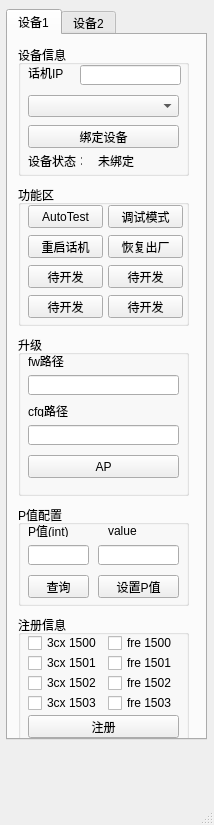
<?xml version="1.0" encoding="UTF-8"?>
<ui version="4.0">
 <class>MainWindow</class>
 <widget class="QMainWindow" name="MainWindow">
  <property name="geometry">
   <rect>
    <x>0</x>
    <y>0</y>
    <width>214</width>
    <height>825</height>
   </rect>
  </property>
  <property name="windowTitle">
   <string>MainWindow</string>
  </property>
  <widget class="QWidget" name="centralwidget">
   <widget class="QTabWidget" name="tabWidget">
    <property name="geometry">
     <rect>
      <x>6</x>
      <y>9</y>
      <width>201</width>
      <height>731</height>
     </rect>
    </property>
    <property name="currentIndex">
     <number>0</number>
    </property>
    <widget class="QWidget" name="tab">
     <attribute name="title">
      <string>设备1</string>
     </attribute>
     <widget class="QGroupBox" name="groupBox_2">
      <property name="geometry">
       <rect>
        <x>10</x>
        <y>10</y>
        <width>171</width>
        <height>131</height>
       </rect>
      </property>
      <property name="title">
       <string>设备信息</string>
      </property>
      <widget class="QLineEdit" name="D1_text_ip">
       <property name="geometry">
        <rect>
         <x>62</x>
         <y>20</y>
         <width>101</width>
         <height>20</height>
        </rect>
       </property>
      </widget>
      <widget class="QLabel" name="label">
       <property name="geometry">
        <rect>
         <x>10</x>
         <y>20</y>
         <width>41</width>
         <height>16</height>
        </rect>
       </property>
       <property name="text">
        <string>话机IP</string>
       </property>
      </widget>
      <widget class="QPushButton" name="D1_btn_band">
       <property name="geometry">
        <rect>
         <x>10</x>
         <y>80</y>
         <width>151</width>
         <height>23</height>
        </rect>
       </property>
       <property name="text">
        <string>绑定设备</string>
       </property>
      </widget>
      <widget class="QLabel" name="D1_lab_state">
       <property name="geometry">
        <rect>
         <x>10</x>
         <y>110</y>
         <width>54</width>
         <height>12</height>
        </rect>
       </property>
       <property name="text">
        <string>设备状态：</string>
       </property>
      </widget>
      <widget class="QLabel" name="D1_lab_online">
       <property name="geometry">
        <rect>
         <x>80</x>
         <y>110</y>
         <width>54</width>
         <height>12</height>
        </rect>
       </property>
       <property name="text">
        <string>未绑定</string>
       </property>
      </widget>
      <widget class="QComboBox" name="D1_box_password">
       <property name="geometry">
        <rect>
         <x>10</x>
         <y>50</y>
         <width>151</width>
         <height>22</height>
        </rect>
       </property>
      </widget>
     </widget>
     <widget class="QGroupBox" name="groupBox_3">
      <property name="geometry">
       <rect>
        <x>10</x>
        <y>150</y>
        <width>171</width>
        <height>141</height>
       </rect>
      </property>
      <property name="title">
       <string>功能区</string>
      </property>
      <widget class="QPushButton" name="D1_btn_autotest">
       <property name="geometry">
        <rect>
         <x>10</x>
         <y>20</y>
         <width>75</width>
         <height>23</height>
        </rect>
       </property>
       <property name="text">
        <string>AutoTest</string>
       </property>
      </widget>
      <widget class="QPushButton" name="D1_btn_telnet">
       <property name="geometry">
        <rect>
         <x>90</x>
         <y>20</y>
         <width>75</width>
         <height>23</height>
        </rect>
       </property>
       <property name="text">
        <string>调试模式</string>
       </property>
      </widget>
      <widget class="QPushButton" name="D1_btn_reboot">
       <property name="geometry">
        <rect>
         <x>10</x>
         <y>50</y>
         <width>75</width>
         <height>23</height>
        </rect>
       </property>
       <property name="text">
        <string>重启话机</string>
       </property>
      </widget>
      <widget class="QPushButton" name="D1_btn_factory">
       <property name="geometry">
        <rect>
         <x>90</x>
         <y>50</y>
         <width>75</width>
         <height>23</height>
        </rect>
       </property>
       <property name="text">
        <string>恢复出厂</string>
       </property>
      </widget>
      <widget class="QPushButton" name="pushButton">
       <property name="geometry">
        <rect>
         <x>10</x>
         <y>80</y>
         <width>75</width>
         <height>23</height>
        </rect>
       </property>
       <property name="text">
        <string>待开发</string>
       </property>
      </widget>
      <widget class="QPushButton" name="pushButton_2">
       <property name="geometry">
        <rect>
         <x>10</x>
         <y>110</y>
         <width>75</width>
         <height>23</height>
        </rect>
       </property>
       <property name="text">
        <string>待开发</string>
       </property>
      </widget>
      <widget class="QPushButton" name="pushButton_3">
       <property name="geometry">
        <rect>
         <x>90</x>
         <y>80</y>
         <width>75</width>
         <height>23</height>
        </rect>
       </property>
       <property name="text">
        <string>待开发</string>
       </property>
      </widget>
      <widget class="QPushButton" name="pushButton_4">
       <property name="geometry">
        <rect>
         <x>90</x>
         <y>110</y>
         <width>75</width>
         <height>23</height>
        </rect>
       </property>
       <property name="text">
        <string>待开发</string>
       </property>
      </widget>
     </widget>
     <widget class="QGroupBox" name="groupBox">
      <property name="geometry">
       <rect>
        <x>10</x>
        <y>300</y>
        <width>171</width>
        <height>161</height>
       </rect>
      </property>
      <property name="title">
       <string>升级</string>
      </property>
      <widget class="QLineEdit" name="D1_text_fw">
       <property name="geometry">
        <rect>
         <x>10</x>
         <y>40</y>
         <width>151</width>
         <height>20</height>
        </rect>
       </property>
      </widget>
      <widget class="QPushButton" name="D1_btn_ap">
       <property name="geometry">
        <rect>
         <x>10</x>
         <y>120</y>
         <width>151</width>
         <height>23</height>
        </rect>
       </property>
       <property name="text">
        <string>AP</string>
       </property>
      </widget>
      <widget class="QLineEdit" name="D1_text_cfg">
       <property name="geometry">
        <rect>
         <x>10</x>
         <y>90</y>
         <width>151</width>
         <height>20</height>
        </rect>
       </property>
      </widget>
      <widget class="QLabel" name="label_4">
       <property name="geometry">
        <rect>
         <x>10</x>
         <y>20</y>
         <width>54</width>
         <height>12</height>
        </rect>
       </property>
       <property name="text">
        <string>fw路径</string>
       </property>
      </widget>
      <widget class="QLabel" name="label_5">
       <property name="geometry">
        <rect>
         <x>10</x>
         <y>70</y>
         <width>54</width>
         <height>12</height>
        </rect>
       </property>
       <property name="frameShape">
        <enum>QFrame::NoFrame</enum>
       </property>
       <property name="text">
        <string>cfg路径</string>
       </property>
      </widget>
     </widget>
     <widget class="QGroupBox" name="groupBox_4">
      <property name="geometry">
       <rect>
        <x>10</x>
        <y>580</y>
        <width>171</width>
        <height>131</height>
       </rect>
      </property>
      <property name="title">
       <string>注册信息</string>
      </property>
      <widget class="QCheckBox" name="D1_check_3cx0">
       <property name="geometry">
        <rect>
         <x>10</x>
         <y>20</y>
         <width>71</width>
         <height>16</height>
        </rect>
       </property>
       <property name="text">
        <string>3cx 1500</string>
       </property>
      </widget>
      <widget class="QCheckBox" name="D1_check_3cx1">
       <property name="geometry">
        <rect>
         <x>10</x>
         <y>40</y>
         <width>71</width>
         <height>16</height>
        </rect>
       </property>
       <property name="text">
        <string>3cx 1501</string>
       </property>
      </widget>
      <widget class="QCheckBox" name="D1_check_3cx2">
       <property name="geometry">
        <rect>
         <x>10</x>
         <y>60</y>
         <width>71</width>
         <height>16</height>
        </rect>
       </property>
       <property name="text">
        <string>3cx 1502</string>
       </property>
      </widget>
      <widget class="QCheckBox" name="D1_check_3cx3">
       <property name="geometry">
        <rect>
         <x>10</x>
         <y>80</y>
         <width>71</width>
         <height>16</height>
        </rect>
       </property>
       <property name="text">
        <string>3cx 1503</string>
       </property>
      </widget>
      <widget class="QCheckBox" name="D1_check_fre1">
       <property name="geometry">
        <rect>
         <x>90</x>
         <y>40</y>
         <width>71</width>
         <height>16</height>
        </rect>
       </property>
       <property name="text">
        <string>fre 1501</string>
       </property>
      </widget>
      <widget class="QCheckBox" name="D1_check_fre0">
       <property name="geometry">
        <rect>
         <x>90</x>
         <y>20</y>
         <width>71</width>
         <height>16</height>
        </rect>
       </property>
       <property name="text">
        <string>fre 1500</string>
       </property>
      </widget>
      <widget class="QCheckBox" name="D1_check_fre3">
       <property name="geometry">
        <rect>
         <x>90</x>
         <y>80</y>
         <width>71</width>
         <height>16</height>
        </rect>
       </property>
       <property name="text">
        <string>fre 1503</string>
       </property>
      </widget>
      <widget class="QCheckBox" name="D1_check_fre2">
       <property name="geometry">
        <rect>
         <x>90</x>
         <y>60</y>
         <width>71</width>
         <height>16</height>
        </rect>
       </property>
       <property name="text">
        <string>fre 1502</string>
       </property>
      </widget>
      <widget class="QPushButton" name="D1_btn_register">
       <property name="geometry">
        <rect>
         <x>10</x>
         <y>100</y>
         <width>151</width>
         <height>23</height>
        </rect>
       </property>
       <property name="text">
        <string>注册</string>
       </property>
      </widget>
     </widget>
     <widget class="QGroupBox" name="groupBox_9">
      <property name="geometry">
       <rect>
        <x>10</x>
        <y>470</y>
        <width>171</width>
        <height>101</height>
       </rect>
      </property>
      <property name="title">
       <string>P值配置</string>
      </property>
      <widget class="QLabel" name="label_2">
       <property name="geometry">
        <rect>
         <x>10</x>
         <y>20</y>
         <width>54</width>
         <height>12</height>
        </rect>
       </property>
       <property name="text">
        <string>P值(int)</string>
       </property>
      </widget>
      <widget class="QLabel" name="label_3">
       <property name="geometry">
        <rect>
         <x>90</x>
         <y>20</y>
         <width>54</width>
         <height>12</height>
        </rect>
       </property>
       <property name="text">
        <string>value</string>
       </property>
      </widget>
      <widget class="QLineEdit" name="D1_text_pnum">
       <property name="geometry">
        <rect>
         <x>10</x>
         <y>40</y>
         <width>61</width>
         <height>20</height>
        </rect>
       </property>
      </widget>
      <widget class="QLineEdit" name="D1_text_pvalue">
       <property name="geometry">
        <rect>
         <x>80</x>
         <y>40</y>
         <width>81</width>
         <height>20</height>
        </rect>
       </property>
      </widget>
      <widget class="QPushButton" name="D1_btn_pselect">
       <property name="geometry">
        <rect>
         <x>10</x>
         <y>70</y>
         <width>61</width>
         <height>23</height>
        </rect>
       </property>
       <property name="text">
        <string>查询</string>
       </property>
      </widget>
      <widget class="QPushButton" name="D1_btn_pset">
       <property name="geometry">
        <rect>
         <x>80</x>
         <y>70</y>
         <width>81</width>
         <height>23</height>
        </rect>
       </property>
       <property name="text">
        <string>设置P值</string>
       </property>
      </widget>
     </widget>
    </widget>
    <widget class="QWidget" name="tab_2">
     <attribute name="title">
      <string>设备2</string>
     </attribute>
     <widget class="QGroupBox" name="groupBox_5">
      <property name="geometry">
       <rect>
        <x>10</x>
        <y>280</y>
        <width>171</width>
        <height>161</height>
       </rect>
      </property>
      <property name="title">
       <string>升级</string>
      </property>
      <widget class="QLineEdit" name="D2_text_fw">
       <property name="geometry">
        <rect>
         <x>10</x>
         <y>40</y>
         <width>151</width>
         <height>20</height>
        </rect>
       </property>
      </widget>
      <widget class="QPushButton" name="D2_btn_ap">
       <property name="geometry">
        <rect>
         <x>10</x>
         <y>120</y>
         <width>151</width>
         <height>23</height>
        </rect>
       </property>
       <property name="text">
        <string>AP</string>
       </property>
      </widget>
      <widget class="QLineEdit" name="D2_text_cfg">
       <property name="geometry">
        <rect>
         <x>10</x>
         <y>90</y>
         <width>151</width>
         <height>20</height>
        </rect>
       </property>
      </widget>
      <widget class="QLabel" name="label_6">
       <property name="geometry">
        <rect>
         <x>10</x>
         <y>20</y>
         <width>54</width>
         <height>12</height>
        </rect>
       </property>
       <property name="text">
        <string>fw路径</string>
       </property>
      </widget>
      <widget class="QLabel" name="label_7">
       <property name="geometry">
        <rect>
         <x>10</x>
         <y>70</y>
         <width>54</width>
         <height>12</height>
        </rect>
       </property>
       <property name="frameShape">
        <enum>QFrame::NoFrame</enum>
       </property>
       <property name="text">
        <string>cfg路径</string>
       </property>
      </widget>
     </widget>
     <widget class="QGroupBox" name="groupBox_6">
      <property name="geometry">
       <rect>
        <x>10</x>
        <y>150</y>
        <width>171</width>
        <height>121</height>
       </rect>
      </property>
      <property name="title">
       <string>功能区</string>
      </property>
      <widget class="QPushButton" name="D2_btn_autotest">
       <property name="geometry">
        <rect>
         <x>10</x>
         <y>20</y>
         <width>75</width>
         <height>23</height>
        </rect>
       </property>
       <property name="text">
        <string>AutoTest</string>
       </property>
      </widget>
      <widget class="QPushButton" name="D2_btn_telnet">
       <property name="geometry">
        <rect>
         <x>90</x>
         <y>20</y>
         <width>75</width>
         <height>23</height>
        </rect>
       </property>
       <property name="text">
        <string>调试模式</string>
       </property>
      </widget>
      <widget class="QPushButton" name="D2_btn_reboot">
       <property name="geometry">
        <rect>
         <x>10</x>
         <y>50</y>
         <width>75</width>
         <height>23</height>
        </rect>
       </property>
       <property name="text">
        <string>重启话机</string>
       </property>
      </widget>
      <widget class="QPushButton" name="D2_btn_factory">
       <property name="geometry">
        <rect>
         <x>90</x>
         <y>50</y>
         <width>75</width>
         <height>23</height>
        </rect>
       </property>
       <property name="text">
        <string>恢复出厂</string>
       </property>
      </widget>
     </widget>
     <widget class="QGroupBox" name="groupBox_7">
      <property name="geometry">
       <rect>
        <x>10</x>
        <y>10</y>
        <width>171</width>
        <height>131</height>
       </rect>
      </property>
      <property name="title">
       <string>设备信息</string>
      </property>
      <widget class="QLineEdit" name="D2_text_ip">
       <property name="geometry">
        <rect>
         <x>62</x>
         <y>20</y>
         <width>101</width>
         <height>20</height>
        </rect>
       </property>
      </widget>
      <widget class="QLabel" name="label_8">
       <property name="geometry">
        <rect>
         <x>10</x>
         <y>20</y>
         <width>41</width>
         <height>16</height>
        </rect>
       </property>
       <property name="text">
        <string>话机IP</string>
       </property>
      </widget>
      <widget class="QPushButton" name="D2_btn_band">
       <property name="geometry">
        <rect>
         <x>10</x>
         <y>80</y>
         <width>151</width>
         <height>23</height>
        </rect>
       </property>
       <property name="text">
        <string>绑定设备</string>
       </property>
      </widget>
      <widget class="QLabel" name="D2_lab_state">
       <property name="geometry">
        <rect>
         <x>10</x>
         <y>110</y>
         <width>54</width>
         <height>12</height>
        </rect>
       </property>
       <property name="text">
        <string>设备状态：</string>
       </property>
      </widget>
      <widget class="QLabel" name="D2_lab_online">
       <property name="geometry">
        <rect>
         <x>80</x>
         <y>110</y>
         <width>54</width>
         <height>12</height>
        </rect>
       </property>
       <property name="text">
        <string>未绑定</string>
       </property>
      </widget>
      <widget class="QComboBox" name="D2_box_password">
       <property name="geometry">
        <rect>
         <x>10</x>
         <y>50</y>
         <width>151</width>
         <height>22</height>
        </rect>
       </property>
      </widget>
     </widget>
     <widget class="QGroupBox" name="groupBox_8">
      <property name="geometry">
       <rect>
        <x>10</x>
        <y>450</y>
        <width>171</width>
        <height>171</height>
       </rect>
      </property>
      <property name="title">
       <string>注册信息</string>
      </property>
      <widget class="QCheckBox" name="D2_check_3cx0">
       <property name="geometry">
        <rect>
         <x>10</x>
         <y>20</y>
         <width>71</width>
         <height>16</height>
        </rect>
       </property>
       <property name="text">
        <string>3cx 1500</string>
       </property>
      </widget>
      <widget class="QCheckBox" name="D2_check_3cx1">
       <property name="geometry">
        <rect>
         <x>90</x>
         <y>20</y>
         <width>71</width>
         <height>16</height>
        </rect>
       </property>
       <property name="text">
        <string>3cx 1501</string>
       </property>
      </widget>
     </widget>
    </widget>
   </widget>
  </widget>
  <widget class="QMenuBar" name="menubar">
   <property name="geometry">
    <rect>
     <x>0</x>
     <y>0</y>
     <width>214</width>
     <height>23</height>
    </rect>
   </property>
  </widget>
  <widget class="QStatusBar" name="statusbar"/>
 </widget>
 <resources/>
 <connections/>
</ui>
